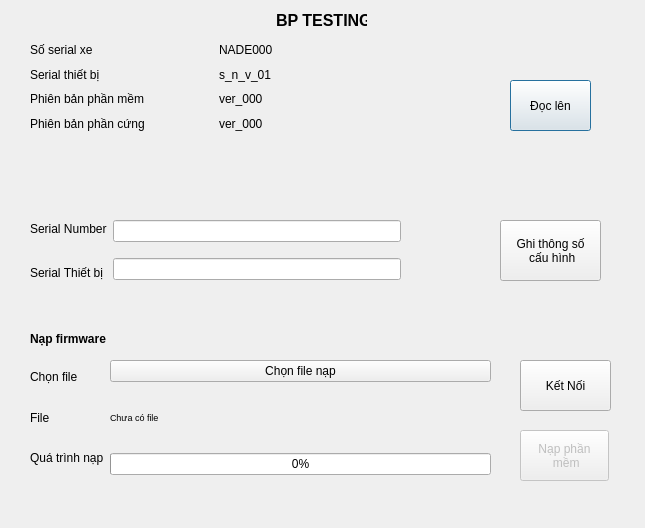
<?xml version="1.0" encoding="UTF-8"?>
<ui version="4.0">
 <class>bp</class>
 <widget class="QDialog" name="bp">
  <property name="geometry">
   <rect>
    <x>0</x>
    <y>0</y>
    <width>645</width>
    <height>528</height>
   </rect>
  </property>
  <property name="windowTitle">
   <string>Dialog</string>
  </property>
  <widget class="QWidget" name="horizontalLayoutWidget_3">
   <property name="geometry">
    <rect>
     <x>30</x>
     <y>210</y>
     <width>371</width>
     <height>81</height>
    </rect>
   </property>
   <layout class="QHBoxLayout" name="horizontalLayout_3">
    <item>
     <layout class="QVBoxLayout" name="verticalLayout_5">
      <item>
       <widget class="QLabel" name="label_17">
        <property name="text">
         <string>Serial Number</string>
        </property>
       </widget>
      </item>
      <item>
       <widget class="QLabel" name="label_16">
        <property name="text">
         <string>Serial Thiết bị</string>
        </property>
       </widget>
      </item>
     </layout>
    </item>
    <item>
     <layout class="QVBoxLayout" name="verticalLayout_6">
      <item>
       <widget class="QLineEdit" name="input_serial_vehicle"/>
      </item>
      <item>
       <widget class="QLineEdit" name="input_serual_module">
        <property name="mouseTracking">
         <bool>false</bool>
        </property>
        <property name="readOnly">
         <bool>true</bool>
        </property>
       </widget>
      </item>
     </layout>
    </item>
   </layout>
  </widget>
  <widget class="QPushButton" name="read_btn">
   <property name="geometry">
    <rect>
     <x>510</x>
     <y>80</y>
     <width>81</width>
     <height>51</height>
    </rect>
   </property>
   <property name="text">
    <string>Đọc lên</string>
   </property>
  </widget>
  <widget class="QWidget" name="horizontalLayoutWidget_2">
   <property name="geometry">
    <rect>
     <x>30</x>
     <y>40</y>
     <width>371</width>
     <height>118</height>
    </rect>
   </property>
   <layout class="QHBoxLayout" name="horizontalLayout_2">
    <item>
     <layout class="QVBoxLayout" name="verticalLayout_4">
      <item>
       <widget class="QLabel" name="label_8">
        <property name="text">
         <string>Số serial xe</string>
        </property>
       </widget>
      </item>
      <item>
       <widget class="QLabel" name="label_7">
        <property name="text">
         <string>Serial thiết bị</string>
        </property>
       </widget>
      </item>
      <item>
       <widget class="QLabel" name="label_9">
        <property name="text">
         <string>Phiên bản phần mềm</string>
        </property>
       </widget>
      </item>
      <item>
       <widget class="QLabel" name="label_10">
        <property name="text">
         <string>Phiên bản phần cứng</string>
        </property>
       </widget>
      </item>
      <item>
       <widget class="QLabel" name="label_11">
        <property name="text">
         <string/>
        </property>
       </widget>
      </item>
     </layout>
    </item>
    <item>
     <layout class="QVBoxLayout" name="verticalLayout_3">
      <item>
       <widget class="QLabel" name="serial_vehicle">
        <property name="text">
         <string>NADE000</string>
        </property>
       </widget>
      </item>
      <item>
       <widget class="QLabel" name="serial_module">
        <property name="text">
         <string>s_n_v_01</string>
        </property>
       </widget>
      </item>
      <item>
       <widget class="QLabel" name="firm_ware_ver">
        <property name="text">
         <string>ver_000</string>
        </property>
       </widget>
      </item>
      <item>
       <widget class="QLabel" name="hard_ware_ver">
        <property name="text">
         <string>ver_000</string>
        </property>
       </widget>
      </item>
      <item>
       <widget class="QLabel" name="esim_num">
        <property name="text">
         <string/>
        </property>
       </widget>
      </item>
     </layout>
    </item>
   </layout>
  </widget>
  <widget class="QPushButton" name="write_btn">
   <property name="geometry">
    <rect>
     <x>500</x>
     <y>220</y>
     <width>101</width>
     <height>61</height>
    </rect>
   </property>
   <property name="text">
    <string>Ghi thông số
 cấu hình</string>
   </property>
  </widget>
  <widget class="QLabel" name="label">
   <property name="geometry">
    <rect>
     <x>30</x>
     <y>330</y>
     <width>111</width>
     <height>17</height>
    </rect>
   </property>
   <property name="font">
    <font>
     <bold>true</bold>
    </font>
   </property>
   <property name="text">
    <string>Nạp firmware</string>
   </property>
  </widget>
  <widget class="QLabel" name="header">
   <property name="geometry">
    <rect>
     <x>276</x>
     <y>10</y>
     <width>91</width>
     <height>20</height>
    </rect>
   </property>
   <property name="font">
    <font>
     <pointsize>12</pointsize>
     <bold>true</bold>
    </font>
   </property>
   <property name="text">
    <string>BP TESTING</string>
   </property>
  </widget>
  <widget class="QWidget" name="horizontalLayoutWidget">
   <property name="geometry">
    <rect>
     <x>30</x>
     <y>360</y>
     <width>461</width>
     <height>115</height>
    </rect>
   </property>
   <layout class="QHBoxLayout" name="horizontalLayout">
    <item>
     <layout class="QVBoxLayout" name="verticalLayout_2">
      <item>
       <widget class="QLabel" name="label_2">
        <property name="text">
         <string>Chọn file</string>
        </property>
       </widget>
      </item>
      <item>
       <widget class="QLabel" name="label_3">
        <property name="text">
         <string>File</string>
        </property>
       </widget>
      </item>
      <item>
       <widget class="QLabel" name="label_5">
        <property name="text">
         <string>Quá trình nạp</string>
        </property>
       </widget>
      </item>
     </layout>
    </item>
    <item>
     <layout class="QVBoxLayout" name="verticalLayout">
      <item>
       <widget class="QPushButton" name="choose_file_btn">
        <property name="text">
         <string>Chọn file nạp</string>
        </property>
       </widget>
      </item>
      <item>
       <widget class="QLabel" name="link_director_file">
        <property name="font">
         <font>
          <pointsize>7</pointsize>
         </font>
        </property>
        <property name="layoutDirection">
         <enum>Qt::RightToLeft</enum>
        </property>
        <property name="styleSheet">
         <string notr="true">text-align: center;</string>
        </property>
        <property name="text">
         <string>Chưa có file</string>
        </property>
       </widget>
      </item>
      <item>
       <widget class="QProgressBar" name="download_process">
        <property name="value">
         <number>0</number>
        </property>
       </widget>
      </item>
     </layout>
    </item>
   </layout>
  </widget>
  <widget class="QPushButton" name="write_firm_ware">
   <property name="enabled">
    <bool>false</bool>
   </property>
   <property name="geometry">
    <rect>
     <x>520</x>
     <y>430</y>
     <width>89</width>
     <height>51</height>
    </rect>
   </property>
   <property name="text">
    <string>Nạp phần
 mềm</string>
   </property>
  </widget>
  <widget class="QPushButton" name="connect_dut">
   <property name="geometry">
    <rect>
     <x>520</x>
     <y>360</y>
     <width>91</width>
     <height>51</height>
    </rect>
   </property>
   <property name="text">
    <string>Kết Nối</string>
   </property>
  </widget>
 </widget>
 <resources/>
 <connections/>
</ui>
